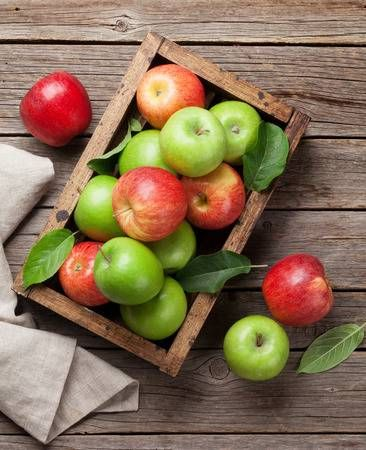
//> input picture fruit1.jpeg, 366 x 450 px, given in place of ship.png, which was not available
$ ./corner   (built with g++ and OpenCV 4)
//> lines starting //> are read from the running program, lines starting //| are printed output that depends on the picture; pictures that were not available may be replaced by others from this repository, and a replacement may not be noted
#include <iostream>
#include <time.h>
#include "opencv2/core/core.hpp"
#include "opencv2/highgui/highgui.hpp"
#include "opencv2/imgproc/imgproc.hpp"
#include "opencv2/features2d.hpp"
#include <opencv2/photo.hpp>
#include <opencv2/imgcodecs.hpp>
#include <opencv2/objdetect/objdetect.hpp>
#include <opencv2/features2d.hpp>
using namespace std;
using namespace cv;

void cvHarrisCorner();
void myHarrisCorner();
void myBlobDetection();
void cvBlobDetection();
void cvFeaturesSIFT();
void mycornerblobDetection(Mat img);
void warpPers();
void oriwarpPers();
void mycvFeaturesSIFT();

// [23 lines left out: function main, not called in this run]

void cvHarrisCorner()
{
	Mat img = imread("ship.png");
//> img is the input picture: 450 rows x 366 cols, CV_8UC3; mean B, G, R 84.7, 111.2, 134.9
	if (img.empty())
	{
		cout << "Empty image!\n";
		exit(-1);
	}

	resize(img, img, Size(500, 500), 0, 0, INTER_CUBIC);
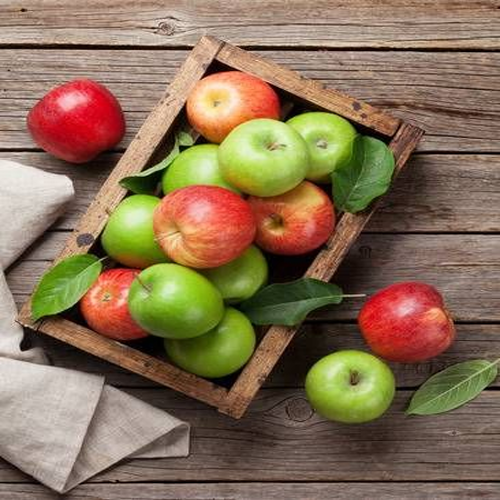
//> img: 500 rows x 500 cols, CV_8UC3; mean B, G, R 84.8, 111.3, 134.9

	Mat gray;
	cvtColor(img, gray, CV_BGR2GRAY);
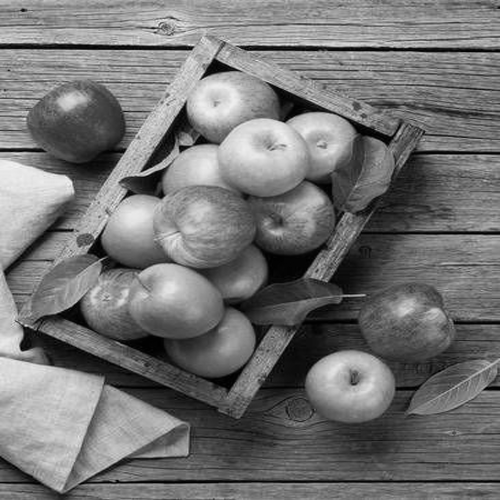
//> gray: 500 rows x 500 cols, CV_8UC1; min 0, max 243, mean 115.3

	//<Do Harris corner detection >

	Mat harr;
	cornerHarris(gray, harr, 2, 3, 0.05, BORDER_DEFAULT);
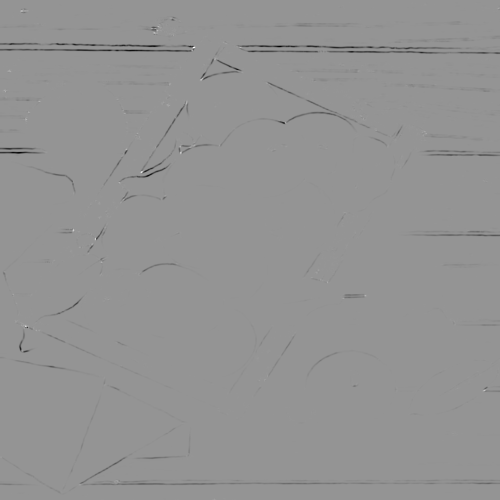
//> harr: 500 rows x 500 cols, CV_32FC1; min -0.00889, max 0.00636, mean -5.94e-05; drawn with min black and max white
	normalize(harr, harr, 0, 255, NORM_MINMAX, CV_32FC1, Mat());

	//<Get abs for Harris visualization>
	Mat harr_abs;
	convertScaleAbs(harr, harr_abs);

	//<Print corners>
	int thresh = 125;
	Mat result = img.clone();
	for (int y = 0; y < harr.rows; y += 1)
	{
		for (int x = 0; x < harr.cols; x += 1)
		{
			if ((int)harr.at<float>(y, x) > thresh)
				circle(result, Point(x, y), 7, Scalar(255, 0, 255), 0, 4, 0);
		}
	}
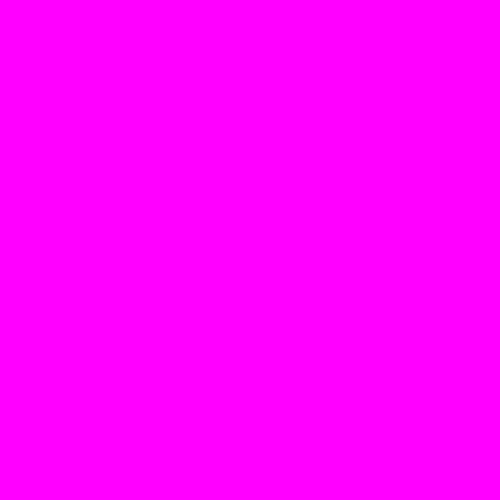
//> result: 500 rows x 500 cols, CV_8UC3; mean B, G, R 255, 0, 255

	imshow("Source image", img);
	imshow("Harris image", harr_abs);
	imshow("Target image", result);
	//waitKey(0);
	//destroyAllWindows();
}

// [349 lines left out: functions myHarrisCorner, mycornerblobDetection, myBlobDetection, cvBlobDetection, cvFeaturesSIFT, mycvFeaturesSIFT and 2 more, not called in this run]

// added to run one function of the file
int main() { cvHarrisCorner(); }
